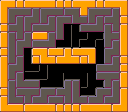

This is a level from a 2D game, rendered from its Tiled map with the project's own tilesets. A one-line summary and the complete map file follow:
An orthogonal 16x14 tile map with 8x8 px tiles, 1 tile layer (tiles) and 13 objects (6x FENCE, 3x LOCK, SPAWN).

<map version="1.4" tiledversion="1.4.2" orientation="orthogonal" renderorder="right-down" width="16" height="14" tilewidth="8" tileheight="8" infinite="0" nextlayerid="4" nextobjectid="37">
 <properties>
  <property name="maxBullets" type="int" value="3" />
  <property name="medalBullets" type="int" value="1" />
 </properties>
 <tileset firstgid="1" source="../sprites.tsx" />
 <layer id="1" name="tiles" width="16" height="14">
  <data encoding="csv">
9,13,8,12,29,29,13,8,8,12,57,13,8,12,29,10,
41,3,23,7,5,3,23,7,6,4,27,3,23,7,5,27,
27,21,5,3,20,21,5,3,7,19,7,21,5,6,22,8,
8,6,22,21,6,23,20,39,74,74,6,23,20,5,21,11,
11,5,21,5,12,13,5,21,61,77,44,42,44,38,7,41,
27,39,3,20,6,23,20,75,59,60,75,59,17,21,5,41,
8,39,21,74,12,10,12,13,11,12,29,10,17,3,20,27,
11,21,5,61,8,25,13,12,56,13,8,27,17,21,5,8,
41,3,20,58,44,74,17,17,17,17,17,17,6,23,20,8,
41,21,5,75,45,59,17,74,75,45,43,17,6,55,7,11,
27,5,19,23,7,75,45,59,5,5,60,42,44,21,5,27,
8,39,6,55,7,3,7,6,22,39,75,59,3,7,39,11,
11,19,7,21,6,20,6,7,21,19,7,6,20,6,20,41,
25,29,13,12,29,29,13,8,8,8,12,29,29,13,12,26
</data>
 </layer>
 <objectgroup color="#21ff06" id="3" name="walls">
  <object id="33" x="32" y="48" width="64" height="16" />
  <object id="34" x="32" y="32" width="16" height="8" />
  <object id="35" x="80" y="8" width="8" height="8" />
 </objectgroup>
 <objectgroup id="2" name="entities">
  <object id="1" type="SPAWN" x="104" y="96" width="8" height="8" />
  <object id="2" type="LOCK" x="80" y="40" width="8" height="8" />
  <object id="22" type="FENCE" x="8" y="48" width="24" height="16" />
  <object id="23" type="FENCE" x="96" y="48" width="24" height="16" />
  <object id="25" type="LOCK" x="56" y="24" width="8" height="8" />
  <object id="26" type="LOCK" x="32" y="8" width="8" height="8" />
  <object id="27" type="FENCE" x="8" y="96" width="88" height="8" />
  <object id="28" type="FENCE" x="56" y="80" width="64" height="8" />
  <object id="29" type="FENCE" x="8" y="80" width="24" height="8" />
  <object id="32" type="FENCE" x="40" y="64" width="8" height="8" />
 </objectgroup>
</map>
